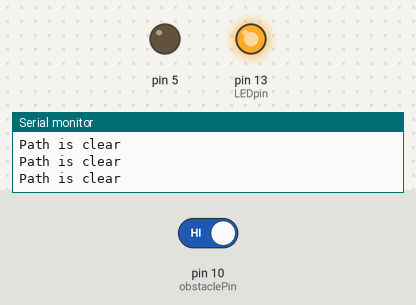
This sketch was run on a simulated Arduino Uno, built with avr-gcc and run on an emulated ATmega328P. Shown: output pins drawn as LEDs (lit = HIGH), the last lines printed to the serial monitor. Inputs (shaded band) come from the test bench; at power-on: pin 10 (obstaclePin) HIGH.

Above: at 1.2 s.
1.3 s: pin 10 (obstaclePin) driven LOW
At 1.5 s:
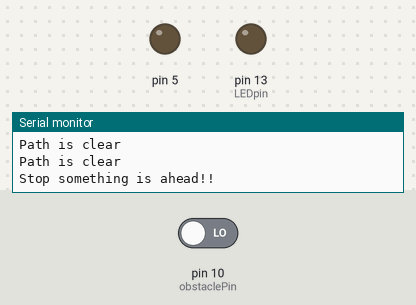
At 2.8 s:
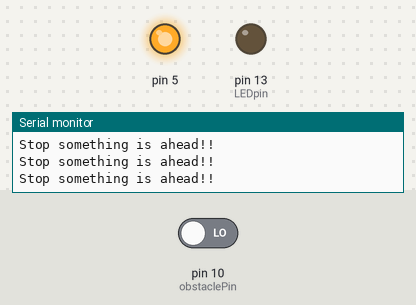
3.1 s: pin 10 (obstaclePin) driven HIGH
At 3.3 s:
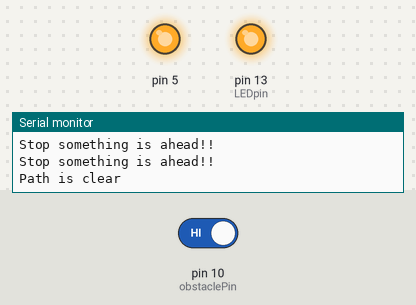
Timing chart, 0 to 6.1 s (numbered marks = the images above; inputs shaded):
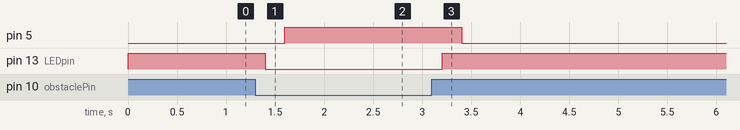

Measured:
- after the input at 1.3 s, pin 5: LOW → HIGH after 0.30 s; pin 13 (LEDpin): HIGH → LOW after 0.10 s
- after the input at 3.1 s, pin 5: HIGH → LOW after 0.30 s; pin 13 (LEDpin): LOW → HIGH after 0.10 s

The sketch:

ir-sensor.ino
```cpp
int LEDpin = 13;
int obstaclePin = 10;
int hasObstacle = LOW;  // LOW MEANS NO OBSTACLE

void setup() {
  pinMode(LEDpin, OUTPUT);
  pinMode(obstaclePin, INPUT);
  pinMode(5,OUTPUT);
  Serial.begin(9600);
}

void loop() {
  hasObstacle = digitalRead(obstaclePin);

  if (hasObstacle == LOW) {
    Serial.println("Stop something is ahead!!");
    digitalWrite(LEDpin, LOW);
  }
  else {
    Serial.println("Path is clear");
    digitalWrite(LEDpin, HIGH);
  }
  delay(200);{
  if (hasObstacle==LOW)
  digitalWrite(5,HIGH);
  else {

  digitalWrite(5,LOW);
  }
  }
}
```
